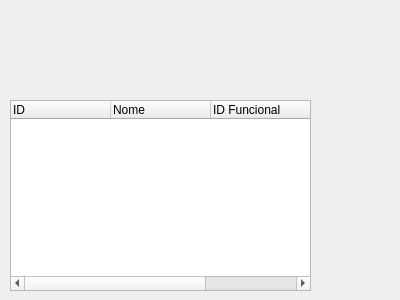
<?xml version="1.0" encoding="UTF-8"?>
<ui version="4.0">
 <class>Form</class>
 <widget class="QWidget" name="Form">
  <property name="geometry">
   <rect>
    <x>0</x>
    <y>0</y>
    <width>400</width>
    <height>300</height>
   </rect>
  </property>
  <property name="windowTitle">
   <string>Servidor</string>
  </property>
  <widget class="QTableWidget" name="tblServidor">
   <property name="geometry">
    <rect>
     <x>10</x>
     <y>100</y>
     <width>301</width>
     <height>191</height>
    </rect>
   </property>
   <property name="lineWidth">
    <number>0</number>
   </property>
   <property name="alternatingRowColors">
    <bool>true</bool>
   </property>
   <property name="textElideMode">
    <enum>Qt::ElideMiddle</enum>
   </property>
   <column>
    <property name="text">
     <string>ID</string>
    </property>
    <property name="textAlignment">
     <set>AlignLeading|AlignVCenter</set>
    </property>
   </column>
   <column>
    <property name="text">
     <string>Nome</string>
    </property>
    <property name="textAlignment">
     <set>AlignLeading|AlignVCenter</set>
    </property>
   </column>
   <column>
    <property name="text">
     <string>ID Funcional</string>
    </property>
    <property name="textAlignment">
     <set>AlignLeading|AlignVCenter</set>
    </property>
   </column>
  </widget>
 </widget>
 <resources/>
 <connections/>
</ui>
